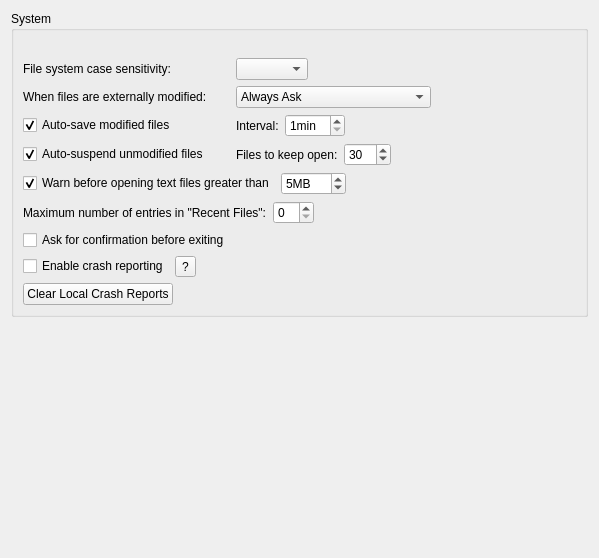
<?xml version="1.0" encoding="UTF-8"?>
<ui version="4.0">
 <class>Core::Internal::SystemSettings</class>
 <widget class="QWidget" name="Core::Internal::SystemSettings">
  <property name="geometry">
   <rect>
    <x>0</x>
    <y>0</y>
    <width>599</width>
    <height>558</height>
   </rect>
  </property>
  <layout class="QVBoxLayout" name="verticalLayout">
   <item>
    <widget class="QGroupBox" name="systemBox">
     <property name="title">
      <string>System</string>
     </property>
     <layout class="QGridLayout" name="gridLayout">
      <item row="4" column="1" colspan="2">
       <layout class="QHBoxLayout" name="horizontalLayout_2">
        <item>
         <widget class="QComboBox" name="reloadBehavior">
          <property name="currentIndex">
           <number>0</number>
          </property>
          <item>
           <property name="text">
            <string>Always Ask</string>
           </property>
          </item>
          <item>
           <property name="text">
            <string>Reload All Unchanged Editors</string>
           </property>
          </item>
          <item>
           <property name="text">
            <string>Ignore Modifications</string>
           </property>
          </item>
         </widget>
        </item>
        <item>
         <spacer name="horizontalSpacer_3">
          <property name="orientation">
           <enum>Qt::Horizontal</enum>
          </property>
          <property name="sizeHint" stdset="0">
           <size>
            <width>40</width>
            <height>20</height>
           </size>
          </property>
         </spacer>
        </item>
       </layout>
      </item>
      <item row="8" column="2">
       <layout class="QHBoxLayout" name="horizontalLayout_6">
        <item>
         <widget class="QSpinBox" name="maxRecentFilesSpinBox"/>
        </item>
        <item>
         <spacer name="horizontalSpacer_8">
          <property name="orientation">
           <enum>Qt::Horizontal</enum>
          </property>
          <property name="sizeHint" stdset="0">
           <size>
            <width>40</width>
            <height>20</height>
           </size>
          </property>
         </spacer>
        </item>
       </layout>
      </item>
      <item row="5" column="0">
       <widget class="QCheckBox" name="autoSaveCheckBox">
        <property name="text">
         <string>Auto-save modified files</string>
        </property>
        <property name="checked">
         <bool>true</bool>
        </property>
       </widget>
      </item>
      <item row="0" column="1" colspan="2">
       <widget class="QWidget" name="environmentWidget" native="true">
        <layout class="QHBoxLayout" name="environmentLayout">
         <property name="leftMargin">
          <number>0</number>
         </property>
         <property name="topMargin">
          <number>0</number>
         </property>
         <property name="rightMargin">
          <number>0</number>
         </property>
         <property name="bottomMargin">
          <number>0</number>
         </property>
        </layout>
       </widget>
      </item>
      <item row="2" column="1" colspan="2">
       <widget class="QWidget" name="externalFileBrowserWidget" native="true">
        <layout class="QHBoxLayout" name="horizontalLayout_9">
         <property name="leftMargin">
          <number>0</number>
         </property>
         <property name="topMargin">
          <number>0</number>
         </property>
         <property name="rightMargin">
          <number>0</number>
         </property>
         <property name="bottomMargin">
          <number>0</number>
         </property>
        </layout>
       </widget>
      </item>
      <item row="8" column="0" colspan="2">
       <widget class="QLabel" name="maxRecentFilesLabel">
        <property name="text">
         <string>Maximum number of entries in &quot;Recent Files&quot;:</string>
        </property>
       </widget>
      </item>
      <item row="5" column="1" colspan="2">
       <layout class="QHBoxLayout" name="horizontalLayout_5">
        <item>
         <widget class="QLabel" name="autoSaveIntervalLabel">
          <property name="text">
           <string>Interval:</string>
          </property>
         </widget>
        </item>
        <item>
         <widget class="QSpinBox" name="autoSaveInterval">
          <property name="suffix">
           <string extracomment="unit for minutes">min</string>
          </property>
          <property name="minimum">
           <number>1</number>
          </property>
         </widget>
        </item>
        <item>
         <spacer name="horizontalSpacer_5">
          <property name="orientation">
           <enum>Qt::Horizontal</enum>
          </property>
          <property name="sizeHint" stdset="0">
           <size>
            <width>40</width>
            <height>20</height>
           </size>
          </property>
         </spacer>
        </item>
       </layout>
      </item>
      <item row="3" column="0">
       <widget class="QLabel" name="fileSystemCaseSensitivityLabel">
        <property name="toolTip">
         <string>Influences how file names are matched to decide if they are the same.</string>
        </property>
        <property name="text">
         <string>File system case sensitivity:</string>
        </property>
       </widget>
      </item>
      <item row="7" column="0" colspan="3">
       <layout class="QHBoxLayout" name="horizontalLayout_4">
        <item>
         <widget class="QCheckBox" name="warnBeforeOpeningBigFiles">
          <property name="text">
           <string>Warn before opening text files greater than</string>
          </property>
          <property name="checked">
           <bool>true</bool>
          </property>
         </widget>
        </item>
        <item>
         <widget class="QSpinBox" name="bigFilesLimitSpinBox">
          <property name="suffix">
           <string>MB</string>
          </property>
          <property name="minimum">
           <number>1</number>
          </property>
          <property name="maximum">
           <number>500</number>
          </property>
          <property name="value">
           <number>5</number>
          </property>
         </widget>
        </item>
        <item>
         <spacer name="horizontalSpacer_4">
          <property name="orientation">
           <enum>Qt::Horizontal</enum>
          </property>
          <property name="sizeHint" stdset="0">
           <size>
            <width>40</width>
            <height>20</height>
           </size>
          </property>
         </spacer>
        </item>
       </layout>
      </item>
      <item row="3" column="1" colspan="2">
       <widget class="QWidget" name="fileSystemCaseSensitivityWidget" native="true">
        <layout class="QHBoxLayout" name="horizontalLayout">
         <property name="leftMargin">
          <number>0</number>
         </property>
         <property name="topMargin">
          <number>0</number>
         </property>
         <property name="rightMargin">
          <number>0</number>
         </property>
         <property name="bottomMargin">
          <number>0</number>
         </property>
         <item>
          <widget class="QComboBox" name="fileSystemCaseSensitivityChooser"/>
         </item>
         <item>
          <spacer name="fileSystemCaseSensitivitySpacer">
           <property name="orientation">
            <enum>Qt::Horizontal</enum>
           </property>
           <property name="sizeHint" stdset="0">
            <size>
             <width>202</width>
             <height>20</height>
            </size>
           </property>
          </spacer>
         </item>
        </layout>
       </widget>
      </item>
      <item row="9" column="0">
       <layout class="QHBoxLayout" name="horizontalLayout_7">
        <item>
         <widget class="QCheckBox" name="askBeforeExitCheckBox">
          <property name="text">
           <string>Ask for confirmation before exiting</string>
          </property>
         </widget>
        </item>
       </layout>
      </item>
      <item row="6" column="0">
       <widget class="QCheckBox" name="autoSuspendCheckBox">
        <property name="toolTip">
         <string>Automatically free resources of old documents that are not visible and not modified. They stay visible in the list of open documents.</string>
        </property>
        <property name="text">
         <string>Auto-suspend unmodified files</string>
        </property>
        <property name="checked">
         <bool>true</bool>
        </property>
       </widget>
      </item>
      <item row="11" column="0">
       <layout class="QHBoxLayout" name="horizontalLayout_11">
        <item>
         <widget class="QPushButton" name="clearCrashReportsButton">
          <property name="text">
           <string>Clear Local Crash Reports</string>
          </property>
         </widget>
        </item>
        <item>
         <widget class="QLabel" name="crashReportsSizeText">
          <property name="text">
           <string/>
          </property>
         </widget>
        </item>
       </layout>
      </item>
      <item row="10" column="0" colspan="3">
       <layout class="QHBoxLayout" name="horizontalLayout_10">
        <item>
         <widget class="QCheckBox" name="enableCrashReportingCheckBox">
          <property name="toolTip">
           <string>Allow crashes to be automatically reported. Collected reports are used for the sole purpose of fixing bugs.</string>
          </property>
          <property name="text">
           <string>Enable crash reporting</string>
          </property>
         </widget>
        </item>
        <item>
         <widget class="QToolButton" name="helpCrashReportingButton">
          <property name="text">
           <string>?</string>
          </property>
         </widget>
        </item>
        <item>
         <spacer name="horizontalSpacer">
          <property name="orientation">
           <enum>Qt::Horizontal</enum>
          </property>
          <property name="sizeHint" stdset="0">
           <size>
            <width>40</width>
            <height>20</height>
           </size>
          </property>
         </spacer>
        </item>
       </layout>
      </item>
      <item row="1" column="1" colspan="2">
       <widget class="QWidget" name="terminalWidget" native="true">
        <layout class="QHBoxLayout" name="horizontalLayout_8">
         <property name="leftMargin">
          <number>0</number>
         </property>
         <property name="topMargin">
          <number>0</number>
         </property>
         <property name="rightMargin">
          <number>0</number>
         </property>
         <property name="bottomMargin">
          <number>0</number>
         </property>
        </layout>
       </widget>
      </item>
      <item row="6" column="1" colspan="2">
       <layout class="QHBoxLayout" name="horizontalLayout_3">
        <item>
         <widget class="QLabel" name="autoSuspendLabel">
          <property name="toolTip">
           <string>Minimum number of open documents that should be kept in memory. Increasing this number will lead to greater resource usage when not manually closing documents.</string>
          </property>
          <property name="text">
           <string>Files to keep open:</string>
          </property>
         </widget>
        </item>
        <item>
         <widget class="QSpinBox" name="autoSuspendMinDocumentCount">
          <property name="minimum">
           <number>1</number>
          </property>
          <property name="maximum">
           <number>500</number>
          </property>
          <property name="value">
           <number>30</number>
          </property>
         </widget>
        </item>
        <item>
         <spacer name="horizontalSpacer_2">
          <property name="orientation">
           <enum>Qt::Horizontal</enum>
          </property>
          <property name="sizeHint" stdset="0">
           <size>
            <width>40</width>
            <height>20</height>
           </size>
          </property>
         </spacer>
        </item>
       </layout>
      </item>
      <item row="4" column="0">
       <widget class="QLabel" name="modifiedLabel">
        <property name="text">
         <string>When files are externally modified:</string>
        </property>
       </widget>
      </item>
     </layout>
    </widget>
   </item>
   <item>
    <spacer name="verticalSpacer">
     <property name="orientation">
      <enum>Qt::Vertical</enum>
     </property>
     <property name="sizeHint" stdset="0">
      <size>
       <width>20</width>
       <height>30</height>
      </size>
     </property>
    </spacer>
   </item>
  </layout>
 </widget>
 <tabstops>
  <tabstop>reloadBehavior</tabstop>
  <tabstop>autoSaveCheckBox</tabstop>
  <tabstop>autoSaveInterval</tabstop>
  <tabstop>autoSuspendCheckBox</tabstop>
  <tabstop>autoSuspendMinDocumentCount</tabstop>
  <tabstop>warnBeforeOpeningBigFiles</tabstop>
  <tabstop>bigFilesLimitSpinBox</tabstop>
 </tabstops>
 <resources/>
 <connections/>
</ui>
